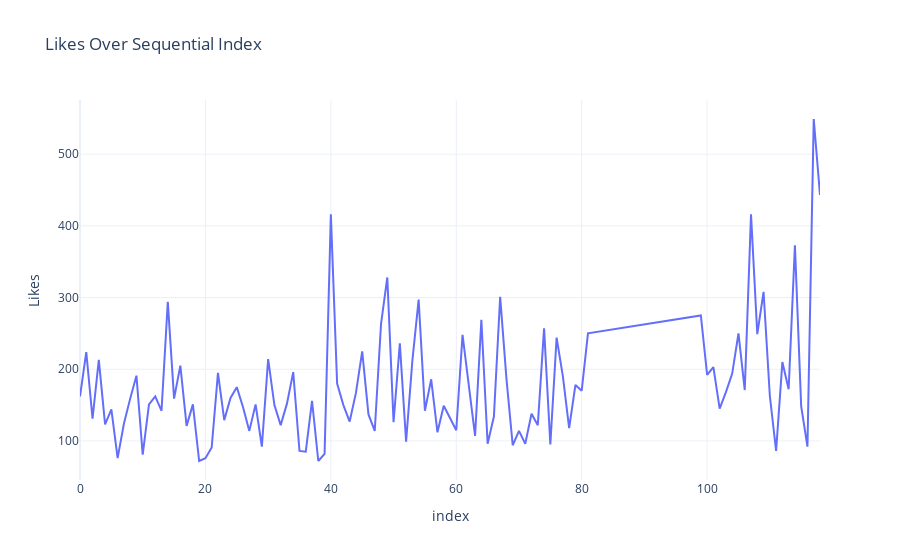
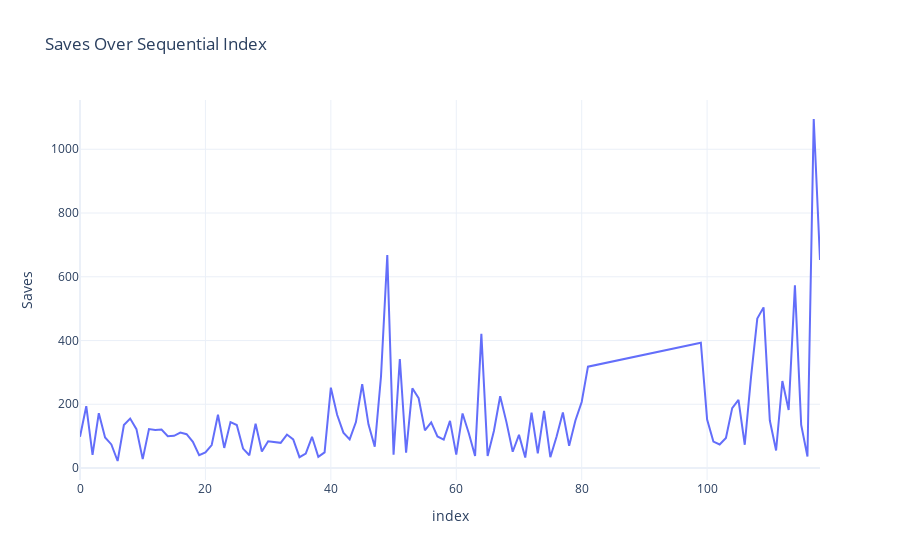
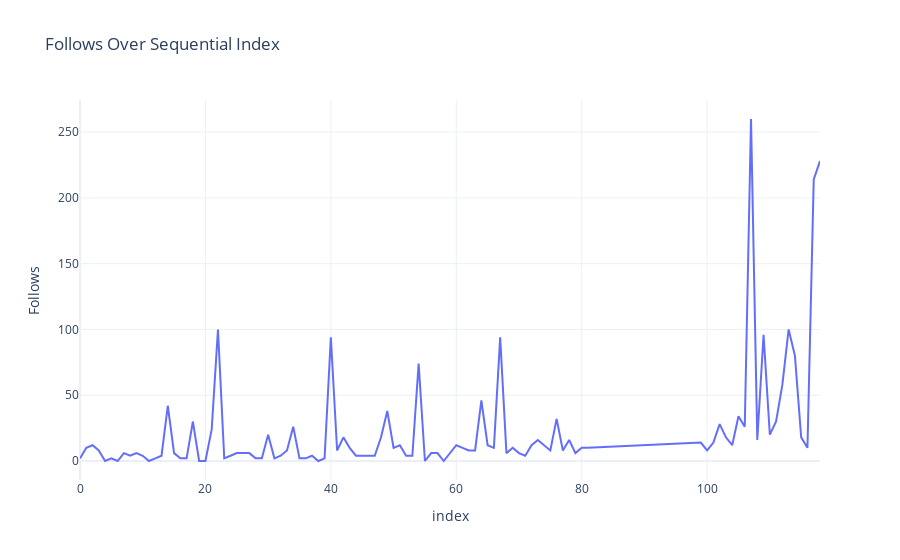

Write notebook code for charts like these, in order.
### Code cell
# Set default plotly template
pio.templates.default = "plotly_white"
# Create line graphs for Likes, Saves, and Follows over the sequential index of posts
fig_likes = px.line(df, x=df.index, y='Likes', title='Likes Over Sequential Index',
                    labels={'x': 'Sequential Index', 'y': 'Likes'})
fig_saves = px.line(df, x=df.index, y='Saves', title='Saves Over Sequential Index',
                    labels={'x': 'Sequential Index', 'y': 'Saves'})
fig_follows = px.line(df, x=df.index, y='Follows', title='Follows Over Sequential Index',
                      labels={'x': 'Sequential Index', 'y': 'Follows'})

# Show the plots
fig_likes.show()
fig_saves.show()
fig_follows.show()

### Figure 1 — Plotly figure (JSON) as saved in the notebook; plotly's stock layout.template omitted (floating-point values rounded to 4 significant figures)
{"data": [{"hovertemplate": "index=%{x}<br>Likes=%{y}<extra></extra>", "legendgroup": "", "line": {"color": "#636efa", "dash": "solid"}, "marker": {"symbol": "circle"}, "mode": "lines", "name": "", "orientation": "v", "showlegend": false, "type": "scatter", "x": [0, 1, 2, 3, 4, 5, 6, 7, 8, 9, 10, 11, 12, 13, 14, 15, 16, 17, 18, 19, 20, 21, 22, 23, 24, 25, 26, 27, 28, 29, 30, 31, 32, 33, 34, 35, 36, 37, 38, 39, 40, 41, 42, 43, 44, 45, 46, 47, 48, 49, 50, 51, 52, 53, 54, 55, 56, 57, 58, 59, 60, 61, 62, 63, 64, 65, 66, 67, 68, 69, 70, 71, 72, 73, 74, 75, 76, 77, 78, 79, 80, 81, 99, 100, 101, 102, 103, 104, 105, 106, 107, 108, 109, 110, 111, 112, 113, 114, 115, 116, 117, 118], "xaxis": "x", "y": [162, 224, 131, 213, 123, 144, 76, 124, 159, 191, 81, 151, 162, 142, 294, 159, 205, 121, 151, 72, 76, 91, 195, 129, 160, 175, 147, 114, 151, 92, 214, 150, 122, 152, 196, 86, 85, 156, 72, 82, 416, 180, 150, 127, 167, 225, 137, 114, 263, 328, 126, 236, 99, 212, 297, 142, 186, 112, 149, 132, 115, 248, 178, 107, 269, 96, 134, 301, 187, 94, 114, 96, 138, 122, 257, 95, 244, 190, 118, 178, 170, 250, 275, 192, 203, 145, 168, 194, 250, 171, 416, 249, 308, 163, 86, 210, 172, 373, 148, 92, 549, 443], "yaxis": "y"}], "layout": {"legend": {"tracegroupgap": 0}, "title": {"text": "Likes Over Sequential Index"}, "xaxis": {"anchor": "y", "domain": [0, 1], "title": {"text": "index"}}, "yaxis": {"anchor": "x", "domain": [0, 1], "title": {"text": "Likes"}}}}

### Figure 2 — Plotly figure (JSON) as saved in the notebook; plotly's stock layout.template omitted (floating-point values rounded to 4 significant figures)
{"data": [{"hovertemplate": "index=%{x}<br>Saves=%{y}<extra></extra>", "legendgroup": "", "line": {"color": "#636efa", "dash": "solid"}, "marker": {"symbol": "circle"}, "mode": "lines", "name": "", "orientation": "v", "showlegend": false, "type": "scatter", "x": [0, 1, 2, 3, 4, 5, 6, 7, 8, 9, 10, 11, 12, 13, 14, 15, 16, 17, 18, 19, 20, 21, 22, 23, 24, 25, 26, 27, 28, 29, 30, 31, 32, 33, 34, 35, 36, 37, 38, 39, 40, 41, 42, 43, 44, 45, 46, 47, 48, 49, 50, 51, 52, 53, 54, 55, 56, 57, 58, 59, 60, 61, 62, 63, 64, 65, 66, 67, 68, 69, 70, 71, 72, 73, 74, 75, 76, 77, 78, 79, 80, 81, 99, 100, 101, 102, 103, 104, 105, 106, 107, 108, 109, 110, 111, 112, 113, 114, 115, 116, 117, 118], "xaxis": "x", "y": [98, 194, 41, 172, 96, 74, 22, 135, 155, 122, 28, 122, 119, 121, 100, 101, 111, 106, 82, 40, 49, 72, 167, 63, 144, 135, 61, 40, 139, 52, 84, 81, 79, 105, 90, 34, 45, 98, 35, 49, 252, 167, 111, 90, 144, 263, 137, 67, 288, 668, 42, 342, 48, 250, 219, 118, 143, 99, 89, 148, 42, 171, 109, 38, 421, 38, 116, 225, 144, 51, 104, 33, 174, 46, 179, 34, 99, 174, 70, 149, 207, 318, 393, 152, 83, 74, 94, 188, 214, 73, 285, 469, 504, 149, 55, 273, 182, 573, 135, 36, 1095, 653], "yaxis": "y"}], "layout": {"legend": {"tracegroupgap": 0}, "title": {"text": "Saves Over Sequential Index"}, "xaxis": {"anchor": "y", "domain": [0, 1], "title": {"text": "index"}}, "yaxis": {"anchor": "x", "domain": [0, 1], "title": {"text": "Saves"}}}}

### Figure 3 — Plotly figure (JSON) as saved in the notebook; plotly's stock layout.template omitted (floating-point values rounded to 4 significant figures)
{"data": [{"hovertemplate": "index=%{x}<br>Follows=%{y}<extra></extra>", "legendgroup": "", "line": {"color": "#636efa", "dash": "solid"}, "marker": {"symbol": "circle"}, "mode": "lines", "name": "", "orientation": "v", "showlegend": false, "type": "scatter", "x": [0, 1, 2, 3, 4, 5, 6, 7, 8, 9, 10, 11, 12, 13, 14, 15, 16, 17, 18, 19, 20, 21, 22, 23, 24, 25, 26, 27, 28, 29, 30, 31, 32, 33, 34, 35, 36, 37, 38, 39, 40, 41, 42, 43, 44, 45, 46, 47, 48, 49, 50, 51, 52, 53, 54, 55, 56, 57, 58, 59, 60, 61, 62, 63, 64, 65, 66, 67, 68, 69, 70, 71, 72, 73, 74, 75, 76, 77, 78, 79, 80, 81, 99, 100, 101, 102, 103, 104, 105, 106, 107, 108, 109, 110, 111, 112, 113, 114, 115, 116, 117, 118], "xaxis": "x", "y": [2, 10, 12, 8, 0, 2, 0, 6, 4, 6, 4, 0, 2, 4, 42, 6, 2, 2, 30, 0, 0, 24, 100, 2, 4, 6, 6, 6, 2, 2, 20, 2, 4, 8, 26, 2, 2, 4, 0, 2, 94, 8, 18, 10, 4, 4, 4, 4, 18, 38, 10, 12, 4, 4, 74, 0, 6, 6, 0, 6, 12, 10, 8, 8, 46, 12, 10, 94, 6, 10, 6, 4, 12, 16, 12, 8, 32, 8, 16, 6, 10, 10, 14, 8, 14, 28, 18, 12, 34, 26, 260, 16, 96, 20, 30, 58, 100, 80, 18, 10, 214, 228], "yaxis": "y"}], "layout": {"legend": {"tracegroupgap": 0}, "title": {"text": "Follows Over Sequential Index"}, "xaxis": {"anchor": "y", "domain": [0, 1], "title": {"text": "index"}}, "yaxis": {"anchor": "x", "domain": [0, 1], "title": {"text": "Follows"}}}}
